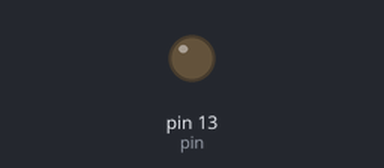
Bench run of a sketch on a simulated Arduino Uno, built with avr-gcc and run on an emulated ATmega328P. On the bench: output pins drawn as LEDs (lit = HIGH).

Above: at 2.1 s.
At 57.3 s:
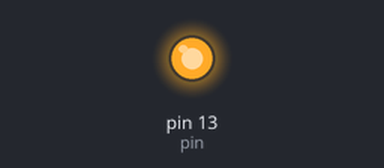
Timing chart, 0 to 59.2 s (numbered marks = the images above):
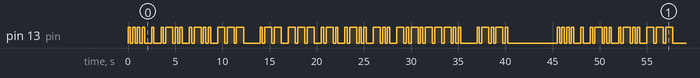

The sketch:

MorseCodeFunctions.ino
```cpp
/*
 * Morse Code uses dots and dashes to communicate with
 * signals that can be sent using sound or light.
 *
 * This sketch contains functions for: all of the letters
 * in the alphabet, some accented letters, the numbers 0–9
 * and Procedural Signals (prosigns) for formatting, using Morse Code.
 *
 * You can use a Piezo Buzzer, LED or both
 *
 * You can use this Sketch to create your own Morse Code communicator.
 *
 * There are options below to use a piezo buzzer or an LED.
 *
 * v. 1.0.1
 * 2017 Lily + Michael Calleia
 * CC-BY-SA 3.0
 *
 */


// Let's declare some useful variables
int pin = 13;             // The pin that the piezo buzzer and/or LED is attached to
int freq = 100;           // Sets the frequency if you are using a piezo ( Uno, Mega, Leonardo and other AVR boards 31–65535, Zero 41—275000); set to 0 to use an LED with no buzzer
int unit = 250;           // The duration of all dots, dashes and spaces in Morse Code are based on a Unit


// The setup, which runs only once
void setup()
{
  pinMode( pin, OUTPUT) ;  // setsup your pin
}


// The loop, which will run until power is removed or reset is press
void loop()
{

  /*
   Add your message below, adding a function for each letter and space.
   Note: there are letter spaces Lspace(); and word spaces Wspace();

   Below is an exmple of Hello World!

  */

   h();
     Lspace();
   e();
    Lspace();
   l();
     Lspace();
   l();
     Lspace();
   o();
     Wspace();
   w();
     Lspace();
   o();
     Lspace();
   r();
     Lspace();
   l();
     Lspace();
   d();
     Lspace();
   exclamation(); // See below for punction marks
     Wspace();
   AR();  // Prosign for End of Message. See below for Prosigns
     Wspace();
     Wspace();
     Wspace();

 }


/*
 The functions that make this Sketch work
*/

  // Buidling blocks of Morse Code

    // A dot (also called a dit)  is one unit
    void dot()
    {
      if ( freq == 0 ) {
        // Use this code if you are using a peizo buzzer
        tone( pin, freq );
        delay( unit );
        noTone( pin );
       } else {
        // Use this code if you are using an LED
        digitalWrite( pin, HIGH);
        delay( unit );
        digitalWrite( pin, LOW);
       }
    }

    // A dash (also called a dah) is three units
    void dash()
    {
       if ( freq == 0 ) {
        // Use this code if you are using a peizo buzzer
        tone( pin, freq );
        delay( unit*3 );
        noTone( pin );
       } else {
        // Use this code if you are using an LED
        digitalWrite( pin, HIGH);
        delay( unit*3 );
        digitalWrite( pin, LOW);
       }
    }

    // A space between dots or dashes within a letter are one unit
    void Dspace()
    {
     delay( unit );
    }

    // A space between two letters is three units
    void Lspace()
    {
     delay( unit*3 );
    }

    // A space between two words is seven units
    void Wspace()
    {
     delay( unit*7 );
    }


  // Letters of the alphabet

    // A
    void a()
    {
      dot();
        Dspace();
      dash();
    }

    // B
    void b()
    {
      dash();
        Dspace();
      dot();
        Dspace();
      dot();
        Dspace();
      dot();
    }

    // C
    void c()
    {
      dash();
        Dspace();
      dot();
        Dspace();
      dash();
        Dspace();
      dot();
    }

    // D
    void d()
    {
      dash();
        Dspace();
      dot();
        Dspace();
      dot();
    }

    // E
    void e()
    {
      dot();
    }

    // F
    void f()
    {
      dot();
        Dspace();
      dot();
        Dspace();
      dash();
        Dspace();
      dot();
    }

    // G
    void g()
    {
      dash();
        Dspace();
      dash();
        Dspace();
      dot();
    }

    // H
    void h()
    {
      dot();
        Dspace();
      dot();
        Dspace();
      dot();
        Dspace();
      dot();
    }

    // I
    void i()
    {
      dot();
        Dspace();
      dot();
    }

    // J
    void j()
    {
      dot();
        Dspace();
      dash();
        Dspace();
      dash();
        Dspace();
      dash();
    }

    // K
    void k()
    {
      dash();
        Dspace();
      dot();
        Dspace();
      dash();
    }

    // L
    void l()
    {
      dot();
        Dspace();
      dash();
        Dspace();
      dot();
        Dspace();
      dot();
    }

    // M
    void m()
    {
      dash();
        Dspace();
      dash();
    }

    // N
    void n()
    {
      dash();
        Dspace();
      dot();
    }

    // O
    void o()
    {
      dash();
        Dspace();
      dash();
        Dspace();
      dash();
    }

    // P
    void p()
    {
      dot();
        Dspace();
      dash();
        Dspace();
      dash();
        Dspace();
      dot();
    }

    // Q
    void q()
    {
      dash();
        Dspace();
      dash();
        Dspace();
      dot();
        Dspace();
      dash();
    }

    // R
    void r()
    {
      dot();
        Dspace();
      dash();
        Dspace();
      dot();
    }

    // S
    void s()
    {
      dot();
        Dspace();
      dot();
        Dspace();
      dot();
    }

    // T
    void t()
    {
      dash();
    }

    // U
    void u()
    {
      dot();
        Dspace();
      dot();
        Dspace();
      dash();
    }

    // V
    void v()
    {
      dot();
        Dspace();
      dot();
        Dspace();
      dot();
        Dspace();
      dash();
    }

    // W
    void w()
    {
      dot();
        Dspace();
      dash();
        Dspace();
      dash();
    }

    // X
    void x()
    {
      dash();
        Dspace();
      dot();
        Dspace();
      dot();
        Dspace();
      dash();
    }

    // Y
    void y()
    {
      dash();
        Dspace();
      dot();
        Dspace();
      dash();
        Dspace();
      dash();
    }


    // Z
    void z()
    {
      dash();
        Dspace();
      dash();
        Dspace();
      dot();
        Dspace();
      dot();
    }


  // Accented letters

    // Ä - A with an umlaut mark or diaeresis.
    void aUmlaut()
    {
      dot();
        Dspace();
      dash();
        Dspace();
      dot();
        Dspace();
      dash();
    }

    // Å, À - A with a ring or angstrom, À with a grave accent
    void aRing()
    {
      dot();
        Dspace();
      dash();
        Dspace();
      dash();
        Dspace();
      dot();
        Dspace();
      dash();
    }

    // Ch - ch digraph.
    void chDigraph()
    {
      dash();
        Dspace();
      dash();
        Dspace();
      dash();
        Dspace();
      dash();
        Dspace();
      dash();
    }

    // É - E with an acute accent.
    void eAcute()
    {
      dot();
        Dspace();
      dot();
        Dspace();
      dash();
        Dspace();
      dot();
        Dspace();
      dot();
    }

    // Ñ, Ń - N with a virgulilla, and N with acute accent.
    void nVirgulilla()
    {
      dash();
        Dspace();
      dash();
        Dspace();
      dot();
        Dspace();
      dash();
        Dspace();
      dash();
    }

    // Ö - O with an umlaut mark or diaeresis.
    void oUmlaut()
    {
      dash();
        Dspace();
      dash();
        Dspace();
      dash();
        Dspace();
      dot();
    }

    // Ü - U with an umlaut mark or diaeresis.
    void uUmlaut()
    {
      dot();
        Dspace();
      dot();
        Dspace();
      dash();
        Dspace();
      dash();
    }

    // add more accented letters here.


  // Nubers 0-9

    void n0()
    {
      dash();
        Dspace();
      dash();
        Dspace();
      dash();
        Dspace();
      dash();
        Dspace();
      dash();
    }

    void n1()
    {
      dot();
        Dspace();
      dash();
        Dspace();
      dash();
        Dspace();
      dash();
        Dspace();
      dash();
    }

    void n2()
    {
      dot();
        Dspace();
      dot();
        Dspace();
      dash();
        Dspace();
      dash();
        Dspace();
      dash();
    }

    void n3()
    {
      dot();
        Dspace();
      dot();
        Dspace();
      dot();
        Dspace();
      dash();
        Dspace();
      dash();
    }

    void n4()
    {
      dot();
        Dspace();
      dot();
        Dspace();
      dot();
        Dspace();
      dot();
        Dspace();
      dash();
    }

    void n5()
    {
      dot();
        Dspace();
      dot();
        Dspace();
      dot();
        Dspace();
      dot();
        Dspace();
      dot();
    }

    void n6()
    {
      dash();
        Dspace();
      dot();
        Dspace();
      dot();
        Dspace();
      dot();
        Dspace();
      dot();
    }

    void n7()
    {
      dash();
        Dspace();
      dash();
        Dspace();
      dot();
        Dspace();
      dot();
        Dspace();
      dot();
    }

    void n8()
    {
      dash();
        Dspace();
      dash();
        Dspace();
      dash();
        Dspace();
      dot();
        Dspace();
      dot();
    }

    void n9()
    {
      dash();
        Dspace();
      dash();
        Dspace();
      dash();
        Dspace();
      dash();
        Dspace();
      dot();
    }


  // Punctuation and symbols

    // Period .
    void period()
    {
      dot();
        Dspace();
      dash();
        Dspace();
      dot();
        Dspace();
      dash();
        Dspace();
      dot();
        Dspace();
      dash();
    }

    // Comma ,
    void comma()
    {
      dash();
        Dspace();
      dash();
        Dspace();
      dot();
        Dspace();
      dot();
        Dspace();
      dash();
        Dspace();
      dash();
    }

    // Question Mark ?
    void questionMark()
    {
      dot();
        Dspace();
      dot();
        Dspace();
      dash();
        Dspace();
      dash();
        Dspace();
      dot();
        Dspace();
      dot();
    }

    // Apostrophe '
    void apostrophe()
    {
      dot();
        Dspace();
      dash();
        Dspace();
      dash();
        Dspace();
      dash();
        Dspace();
      dash();
        Dspace();
      dot();
    }

    // Exclamation Point !
    void exclamation()
    {
      dash();
        Dspace();
      dot();
        Dspace();
      dash();
        Dspace();
      dot();
        Dspace();
      dash();
        Dspace();
      dash();
        Dspace();
      d();
    }

    // Slash/Fraction Bar /
    void slash()
    {
      dash();
        Dspace();
      dot();
        Dspace();
      dot();
        Dspace();
      dash();
        Dspace();
      dot();
    }

    // Parenthesis-Open (
    void parenthesisOpen()
    {
      dash();
        Dspace();
      dot();
        Dspace();
      dash();
        Dspace();
      dash();
        Dspace();
      dot();
    }

    // Parenthesis-Close )
    void parenthesisClose()
    {
      dash();
        Dspace();
      dot();
        Dspace();
      dash();
        Dspace();
      dash();
        Dspace();
      dot();
    }

    // Ampersand &
    void ampersand()
    {
      dot();
        Dspace();
      dash();
        Dspace();
      dot();
        Dspace();
      dot();
        Dspace();
      dot();
    }

    // Colon :
    void colon()
    {
      dash();
        Dspace();
      dash();
        Dspace();
      dash();
        Dspace();
      dot();
        Dspace();
      dot();
        Dspace();
      dot();
    }

    // Semicolon ;
    void semicolon()
    {
      dash();
        Dspace();
      dot();
        Dspace();
      dash();
        Dspace();
      dot();
        Dspace();
      dash();
         Dspace();
      dot();
   }

    // Equal sign-Double Dash =
    void equalSign()
    {
      dash();
        Dspace();
      dot();
        Dspace();
      dot();
        Dspace();
      dot();
        Dspace();
      dash();
    }

    // Plus sign +
    void plusSign()
    {
      dot();
        Dspace();
      dash();
        Dspace();
      dot();
        Dspace();
      dash();
        Dspace();
      dot();
    }

    // Minus Sign, Hyphen -
    void minusSign()
    {
      dash();
        Dspace();
      dot();
        Dspace();
      dot();
        Dspace();
      dot();
        Dspace();
      dot();
         Dspace();
      dash();
   }

    // Underscore _
    void underscore()
    {
      dot();
        Dspace();
      dot();
        Dspace();
      dash();
        Dspace();
      dash();
        Dspace();
      dot();
         Dspace();
      dash();
   }

    // Quotation mark "
    void quotationMark()
    {
      dot();
        Dspace();
      dash();
        Dspace();
      dot();
        Dspace();
      dot();
        Dspace();
      dash();
         Dspace();
      dot();
   }

    // Dollar sign $
    void dollarSign()
    {
      dot();
        Dspace();
      dot();
        Dspace();
      dot();
        Dspace();
      dash();
        Dspace();
      dot();
         Dspace();
      dot();
        Dspace();
      dash();
   }

    // At Sign @
    void atSign()
    {
      dot();
        Dspace();
      dash();
        Dspace();
      dash();
        Dspace();
      dot();
        Dspace();
      dash();
        Dspace();
      dot();
    }


  /*
   *
   *  Procedural signals (also called Prosigns)
   *
   *    Morse code prosigns or procedural signals
   *    are dot/dash sequence symbols that do not
   *    represent written characters, but instead
   *    are used to manage transmission and
   *    formatting of messages.
   *    Sourse: https://en.wikipedia.org/wiki/Prosigns_for_Morse_code
   *
   */

    // AA - New Line (space down one line)
    void AA()
    {
      dot();
        Dspace();
      dash();
        Dspace();
      dot();
        Dspace();
      dash();
    }

    // AR - End of message
    void AR()
    {
      dot();
        Dspace();
      dash();
        Dspace();
      dot();
        Dspace();
      dash();
        Dspace();
      dot();
    }

    // AS - Wait
    void AS()
    {
      dot();
        Dspace();
      dash();
        Dspace();
      dot();
        Dspace();
      dot();
        Dspace();
      dot();
    }

    // BT - New Paragraph (space down two lines)
    void BT()
    {
      dash();
        Dspace();
      dot();
        Dspace();
      dot();
        Dspace();
      dot();
        Dspace();
      dash();
    }

    // CT - Attention
    void CT()
    {
      dash();
        Dspace();
      dot();
        Dspace();
      dash();
        Dspace();
      dot();
        Dspace();
      dash();
    }

    // HH - Error
    void HH()
    {
      dot();
        Dspace();
      dot();
        Dspace();
      dot();
        Dspace();
      dot();
        Dspace();
      dot();
        Dspace();
      dot();
        Dspace();
      dot();
        Dspace();
      dot();
    }

    // K - Invitation for any station to transmit, as in "OK, go ahead"
    // Note this is just the letter k.

    // KN - Invitation for named station to transmit
    void KN()
    {
      dash();
        Dspace();
      dot();
        Dspace();
      dash();
        Dspace();
      dash();
        Dspace();
      dot();
    }

    // NJ - Shift to Wabun code (used to send Japanese text)
    void NJ()
    {
      dash();
        Dspace();
      dot();
        Dspace();
      dot();
        Dspace();
      dash();
        Dspace();
      dash();
        Dspace();
      dash();
    }

    // SK - End of contact
    void SK()
    {
      dot();
        Dspace();
      dot();
        Dspace();
      dot();
        Dspace();
      dash();
        Dspace();
      dot();
        Dspace();
      dash();
    }

    // SN - Understood
    void SN()
    {
      dot();
        Dspace();
      dot();
        Dspace();
      dot();
        Dspace();
      dash();
        Dspace();
      dot();
    }

    // SOS - International distress signal
    void SOS()
    {
      dot();
        Dspace();
      dot();
        Dspace();
      dot();
        Dspace();
      dash();
        Dspace();
      dash();
        Dspace();
      dash();
        Dspace();
      dot();
        Dspace();
      dot();
        Dspace();
      dot();
    }
```

Measured:
- by itself, pin 13 (pin): moves between LOW and HIGH, repeating every 45.5 s
- by itself, everything shown: repeats every 45.5 s, in 92 steps
